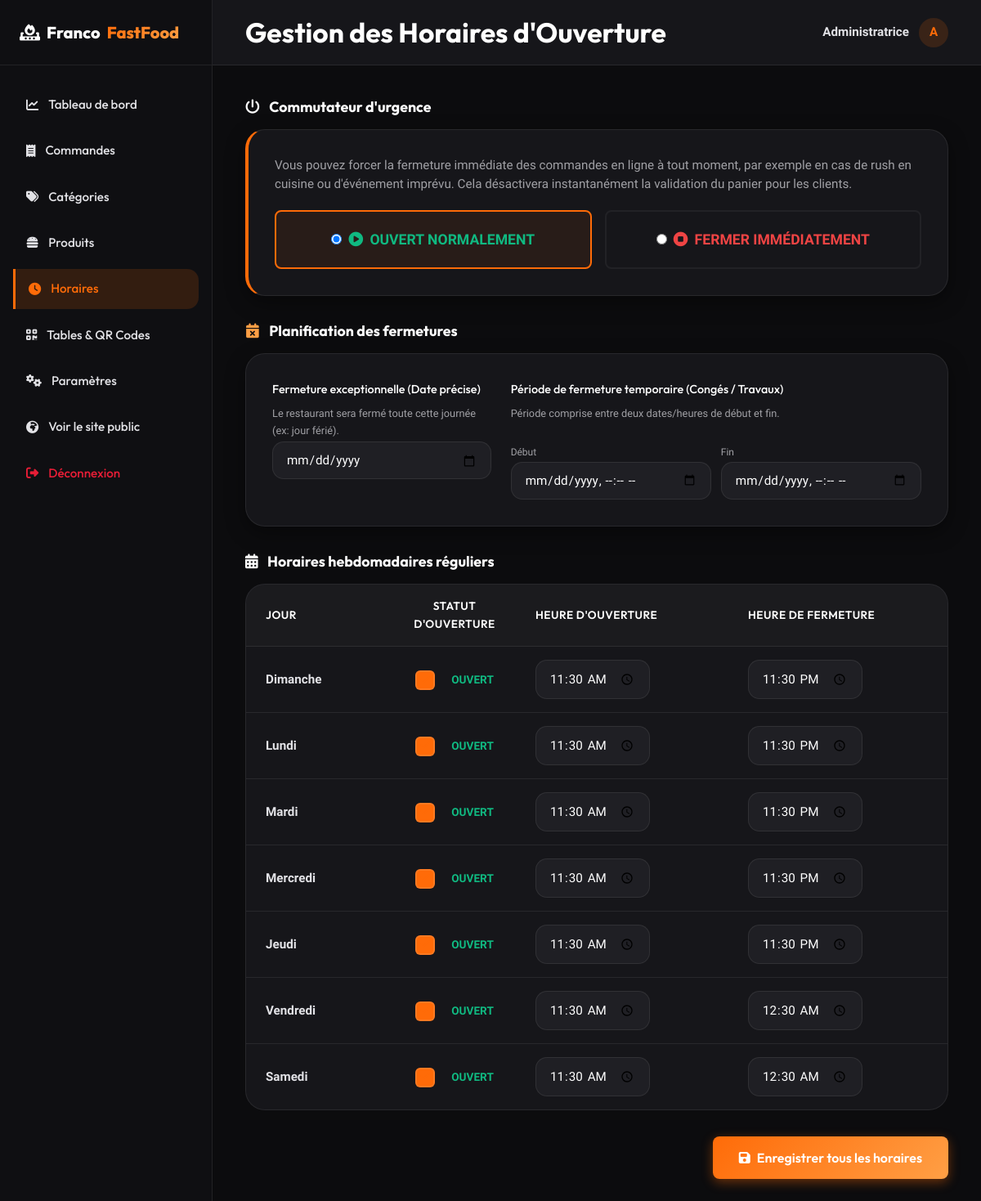
Page /admin/horaires (signed in) on the committed database.
### tables this page shows
CREATE TABLE IF NOT EXISTS horaires_restaurant (
    id INT AUTO_INCREMENT PRIMARY KEY,
    jour_semaine INT NOT NULL UNIQUE,  
    ouvert TINYINT(1) NOT NULL DEFAULT 1,
    heure_ouverture TIME NOT NULL DEFAULT '11:30:00',
    heure_fermeture TIME NOT NULL DEFAULT '23:30:00'
);

### app/core/Database.php (called while the page is built, shortened)
<?php
class Database {
    private $host = DB_HOST;
    private $user = DB_USER;
    private $pass = DB_PASS;
    private $dbname = DB_NAME;
    private $dbh;
    public function __construct() {
        $dsn = 'mysql:host=' . $this->host . ';dbname=' . $this->dbname . ';charset=utf8mb4';
        $options = [
            PDO::ATTR_PERSISTENT => true,
            PDO::ATTR_ERRMODE => PDO::ERRMODE_EXCEPTION,
            PDO::ATTR_DEFAULT_FETCH_MODE => PDO::FETCH_ASSOC,
            PDO::MYSQL_ATTR_INIT_COMMAND => 'SET NAMES utf8mb4'
        ];
        try {
            $this->dbh = new PDO($dsn, $this->user, $this->pass, $options);
        } catch (PDOException $e) {
            $this->error = $e->getMessage();
            die("Erreur de connexion à la base de données : " . $this->error);
        }
    }
    public function query($sql) {
        return $this->dbh->prepare($sql);
    }
}

### app/controllers/AdminController.php (called while the page is built, shortened)
<?php
class AdminController extends Controller {
    private $settingModel;
    private $scheduleModel;
    public function __construct() {
        require_once APPROOT . '/models/Setting.php';
        require_once APPROOT . '/models/Schedule.php';
        $this->settingModel = new Setting();
        $this->scheduleModel = new Schedule();
    }
    public function schedule() {
        $error = '';
        $success = '';
        $weeklySchedules = $this->scheduleModel->getWeeklySchedules();
        $siteSettings = $this->settingModel->getAll();
        $csrfToken = $this->generateCsrfToken();
        $data = [
            'title' => "Gestion des Horaires d'Ouverture",
            'activePage' => 'schedule',
            'weeklySchedules' => $weeklySchedules,
            'siteSettings' => $siteSettings,
            'csrfToken' => $csrfToken,
            'error' => $error,
            'success' => $success
        ];
        $this->render('admin/schedule', $data);
    }
}

### public/index.php (called while the page is built, shortened)
<?php
require_once __DIR__ . '/../app/core/Database.php';
require_once __DIR__ . '/../app/core/Router.php';
require_once __DIR__ . '/../app/core/Model.php';
$scriptName = $_SERVER['SCRIPT_NAME'];
$basePath = dirname($scriptName);
if ($basePath === '/' || $basePath === '\\') {
    $basePath = '';
}
$requestUri = $_SERVER['REQUEST_URI'];
$requestPath = parse_url($requestUri, PHP_URL_PATH);
if (!empty($basePath) && strpos($requestPath, $basePath) === 0) {
    $routePath = substr($requestPath, strlen($basePath));
} else {
    $routePath = $requestPath;
}
$router = new Router();
$router->add('/', 'HomeController', 'index');
$router->add('/menu', 'MenuController', 'index');
$router->add('/produit/{id}', 'MenuController', 'show');
$router->add('/panier', 'CartController', 'index');
$router->add('/a-propos', 'PageController', 'about');
$router->add('/contact', 'PageController', 'contact');
$router->add('/mentions-legales', 'PageController', 'legal');
$router->add('/admin/login', 'AdminController', 'login');
$router->add('/admin/logout', 'AdminController', 'logout');
$router->add('/admin/dashboard', 'AdminController', 'dashboard');
$router->add('/admin/produits', 'AdminController', 'products');
$router->add('/admin/produits/ajouter', 'AdminController', 'addProduct');
$router->add('/admin/produits/modifier/{id}', 'AdminController', 'editProduct');
$router->add('/admin/produits/supprimer/{id}', 'AdminController', 'deleteProduct');
$router->add('/admin/categories', 'AdminController', 'categories');
$router->add('/admin/categories/ajouter', 'AdminController', 'addCategory');
$router->add('/admin/categories/modifier/{id}', 'AdminController', 'editCategory');
$router->add('/admin/categories/supprimer/{id}', 'AdminController', 'deleteCategory');
$router->add('/admin/commandes', 'AdminController', 'orders');
$router->add('/admin/commandes/statut', 'AdminController', 'updateOrderStatus');
$router->add('/admin/horaires', 'AdminController', 'schedule');
$router->add('/admin/tables', 'AdminController', 'tables');
$router->add('/admin/tables/ajouter', 'AdminController', 'addTable');
$router->add('/admin/tables/modifier/{id}', 'AdminController', 'editTable');
$router->add('/admin/tables/supprimer/{id}', 'AdminController', 'deleteTable');
$router->add('/admin/parametres', 'AdminController', 'settings');
$router->add('/api/commande/creer', 'CartController', 'createOrder');
$router->add('/api/ouverture', 'PageController', 'checkOpening');
$router->dispatch($routePath);

### app/core/Model.php (called while the page is built, shortened)
<?php
class Model {
    public function __construct() {
        $this->db = new Database();
    }
}

### app/models/Setting.php (called while the page is built, shortened)
<?php
class Setting extends Model {
    public function getAll() {
        $stmt = $this->db->query("SELECT cle, valeur FROM parametres_site");
        $stmt->execute();
        $results = $stmt->fetchAll();
        $settings = [];
        foreach ($results as $row) {
            $settings[$row['cle']] = $row['valeur'];
        }
        return $settings;
    }
}

### app/models/Schedule.php (called while the page is built, shortened)
<?php
class Schedule extends Model {
    public function getWeeklySchedules() {
        $stmt = $this->db->query("SELECT * FROM horaires_restaurant ORDER BY jour_semaine ASC");
        $stmt->execute();
        return $stmt->fetchAll();
    }
}

### app/views/admin/schedule.php (the view, shortened to what this page needs)
<?php
require APPROOT . '/views/layout/admin_header.php';
?>
<div style="max-width: 900px; margin: 0 auto;">
    <form method="POST" action="<?php echo DYNAMIC_URLROOT; ?>/admin/horaires">
        <h3 style="margin-bottom: 16px; font-family: var(--font-titles);"><i class="fa-solid fa-power-off text-primary" style="margin-right: 8px;"></i> Commutateur d'urgence</h3>
        <div class="form-card" style="background-color: var(--bg-card); padding: 32px; margin-bottom: 32px; border-left: 4px solid var(--primary);">
            <p style="margin-bottom: 20px; font-size: 0.95rem; color: #a0a0a5; line-height: 1.5;">
                Vous pouvez forcer la fermeture immédiate des commandes en ligne à tout moment, par exemple en cas de rush en cuisine ou d'événement imprévu. Cela désactivera instantanément la validation du panier pour les clients.
            </p>
            <?php
            $etatManuel = $siteSettings['etat_ouverture_manuel'] ?? 'ouvert';
            ?>
            <div style="display: flex; gap: 16px; align-items: center;">
                <label class="option-item" for="switch_ouvert" style="flex: 1; justify-content: center; padding: 20px; border: 2px solid <?php echo $etatManuel === 'ouvert' ? 'var(--primary)' : 'rgba(255,255,255,0.05)'; ?>; background-color: <?php echo $etatManuel === 'ouvert' ? 'rgba(255,107,8,0.08)' : 'transparent'; ?>; cursor: pointer; border-radius: 8px;">
                    <input type="radio" id="switch_ouvert" name="etat_ouverture_manuel" value="ouvert" <?php echo $etatManuel === 'ouvert' ? 'checked' : ''; ?> style="margin-right: 8px;">
                    <strong style="color: #10b981; font-size: 1.1rem;"><i class="fa-solid fa-circle-play" style="margin-right: 4px;"></i> OUVERT NORMALEMENT</strong>
                </label>
                <label class="option-item" for="switch_ferme" style="flex: 1; justify-content: center; padding: 20px; border: 2px solid <?php echo $etatManuel === 'ferme' ? '#ef4444' : 'rgba(255,255,255,0.05)'; ?>; background-color: <?php echo $etatManuel === 'ferme' ? 'rgba(239,68,68,0.08)' : 'transparent'; ?>; cursor: pointer; border-radius: 8px;">
                    <input type="radio" id="switch_ferme" name="etat_ouverture_manuel" value="ferme" <?php echo $etatManuel === 'ferme' ? 'checked' : ''; ?> style="margin-right: 8px;">
                    <strong style="color: #ef4444; font-size: 1.1rem;"><i class="fa-solid fa-circle-stop" style="margin-right: 4px;"></i> FERMER IMMÉDIATEMENT</strong>
                </label>
            </div>
        </div>
        <h3 style="margin-bottom: 16px; font-family: var(--font-titles);"><i class="fa-solid fa-calendar-times" style="color: var(--secondary); margin-right: 8px;"></i> Planification des fermetures</h3>
        <div class="form-card" style="background-color: var(--bg-card); padding: 32px; margin-bottom: 32px; display: grid; grid-template-columns: 1fr 1fr; gap: 24px;">
            <div>
                <label class="form-label" for="fermeture_exceptionnelle_date">Fermeture exceptionnelle (Date précise)</label>
                <p style="font-size: 0.8rem; color: #a0a0a5; margin-bottom: 12px; height: 32px;">Le restaurant sera fermé toute cette journée (ex: jour férié).</p>
                <input type="date" id="fermeture_exceptionnelle_date" name="fermeture_exceptionnelle_date" class="form-control" value="<?php echo htmlspecialchars($siteSettings['fermeture_exceptionnelle_date'] ?? ''); ?>">
            </div>
            <div>
                <label class="form-label">Période de fermeture temporaire (Congés / Travaux)</label>
                <p style="font-size: 0.8rem; color: #a0a0a5; margin-bottom: 12px; height: 32px;">Période comprise entre deux dates/heures de début et fin.</p>
                <div style="display: flex; gap: 12px; align-items: center;">
                    <div style="flex: 1;">
                        <span style="font-size: 0.75rem; color: #a0a0a5;">Début</span>
                        <input type="datetime-local" name="fermeture_temporaire_debut" class="form-control" value="<?php echo htmlspecialchars($siteSettings['fermeture_temporaire_debut'] ?? ''); ?>">
                    </div>
                    <div style="flex: 1;">
                        <span style="font-size: 0.75rem; color: #a0a0a5;">Fin</span>
                        <input type="datetime-local" name="fermeture_temporaire_fin" class="form-control" value="<?php echo htmlspecialchars($siteSettings['fermeture_temporaire_fin'] ?? ''); ?>">
                    </div>
                </div>
            </div>
        </div>
        <h3 style="margin-bottom: 16px; font-family: var(--font-titles);"><i class="fa-solid fa-calendar-days text-primary" style="margin-right: 8px;"></i> Horaires hebdomadaires réguliers</h3>
        <div class="table-card" style="margin-bottom: 32px;">
            <div class="table-responsive">
                <table class="admin-table">
                    <thead>
                        <tr>
                            <th style="width: 180px;">Jour</th>
                            <th style="width: 150px; text-align: center;">Statut d'ouverture</th>
                            <th>Heure d'ouverture</th>
                            <th>Heure de fermeture</th>
                        </tr>
                    </thead>
                    <tbody>
                        <?php
                        $joursNoms = [
                            0 => 'Dimanche',
                            1 => 'Lundi',
                            2 => 'Mardi',
                            3 => 'Mercredi',
                            4 => 'Jeudi',
                            5 => 'Vendredi',
                            6 => 'Samedi'
                        ];
                        foreach ($weeklySchedules as $sched):
                            $j = (int)$sched['jour_semaine'];
                            $jourNom = $joursNoms[$j] ?? 'Inconnu';
                        ?>
                            <tr>
                                <td><strong><?php echo $jourNom; ?></strong></td>
                                <td style="text-align: center;">
                                    <label class="option-checkbox-wrapper" style="display: inline-flex; cursor: pointer; align-items: center; justify-content: center;">
                                        <div class="option-checkbox" style="margin-right: 8px; width: 24px; height: 24px; border: 2px solid rgba(255,255,255,0.1); border-radius: 6px; display: flex; align-items: center; justify-content: center;">
                                            <i class="fa-solid fa-check" style="font-size: 0.8rem; display: <?php echo $sched['ouvert'] == 1 ? 'block' : 'none'; ?>; color: var(--primary);"></i>
                                        </div>
                                        <span class="lbl-status-<?php echo $j; ?>" style="font-weight: bold; font-size: 0.85rem; color: <?php echo $sched['ouvert'] == 1 ? '#10b981' : '#ef4444'; ?>;">
                                            <?php echo $sched['ouvert'] == 1 ? 'OUVERT' : 'FERMÉ'; ?>
                                        </span>
                                    </label>
                                </td>
                                <td>
                                    <input type="time" name="ouverture_<?php echo $j; ?>" class="form-control time-input-<?php echo $j; ?>" value="<?php echo htmlspecialchars($sched['heure_ouverture']); ?>" <?php echo $sched['ouvert'] == 0 ? 'disabled' : ''; ?> style="width: 140px;">
                                </td>
                                <td>
                                    <input type="time" name="fermeture_<?php echo $j; ?>" class="form-control time-input-<?php echo $j; ?>" value="<?php echo htmlspecialchars($sched['heure_fermeture']); ?>" <?php echo $sched['ouvert'] == 0 ? 'disabled' : ''; ?> style="width: 140px;">
                                </td>
                            </tr>
                        <?php endforeach; ?>
                    </tbody>
                </table>
            </div>
        </div>
        <div style="text-align: right; margin-bottom: 40px;">
            <button type="submit" class="btn btn-primary" style="padding: 16px 32px; font-size: 1rem; border-radius: 8px;">
                <i class="fa-solid fa-save"></i> Enregistrer tous les horaires
            </button>
        </div>
    </form>
</div>
<?php require APPROOT . '/views/layout/admin_footer.php'; ?>

### app/core/Router.php (shortened to what this page needs)
<?php
class Router {
    private $routes = [];
    public function add($route, $controller, $action) {
        $routeRegex = preg_replace('/\{[a-zA-Z0-9-_]+\}/', '([a-zA-Z0-9-_]+)', $route);
        $routeRegex = '#^' . $routeRegex . '$#';
        $this->routes[] = [
            'route' => $route,
            'regex' => $routeRegex,
            'controller' => $controller,
            'action' => $action
        ];
    }
    public function dispatch($url) {
        $url = parse_url($url, PHP_URL_PATH);
        foreach ($this->routes as $routeInfo) {
            if (preg_match($routeInfo['regex'], $url, $matches)) {
                array_shift($matches);
                $controllerName = $routeInfo['controller'];
                $actionName = $routeInfo['action'];
                $controllerFile = APPROOT . '/controllers/' . $controllerName . '.php';
                if (file_exists($controllerFile)) {
                    if (class_exists($controllerName)) {
                        $controllerObj = new $controllerName();
                        if (method_exists($controllerObj, $actionName)) {
                            call_user_func_array([$controllerObj, $actionName], $matches);
                            return;
                        } else {
                            die("Action '{$actionName}' introuvable dans le contrôleur '{$controllerName}'.");
                        }
                    } else {
                        die("Classe '{$controllerName}' introuvable.");
                    }
                } else {
                    die("Fichier du contrôleur '{$controllerName}' introuvable.");
                }
            }
        }
    }
}

### rows in the picture
horaires_restaurant: jour_semaine "Dimanche", ouvert 1 (drawn), heure_ouverture "11:30:00", heure_fermeture "23:30:00"
horaires_restaurant: jour_semaine "Lundi", ouvert 1 (drawn), heure_ouverture "11:30:00", heure_fermeture "23:30:00"
horaires_restaurant: jour_semaine "Mardi", ouvert 1 (drawn), heure_ouverture "11:30:00", heure_fermeture "23:30:00"
horaires_restaurant: jour_semaine "Mercredi", ouvert 1 (drawn), heure_ouverture "11:30:00", heure_fermeture "23:30:00"
horaires_restaurant: jour_semaine "Jeudi", ouvert 1 (drawn), heure_ouverture "11:30:00", heure_fermeture "23:30:00"
horaires_restaurant: jour_semaine "Vendredi", ouvert 1 (drawn), heure_ouverture "11:30:00", heure_fermeture "00:30:00"
horaires_restaurant: jour_semaine "Samedi", ouvert 1 (drawn), heure_ouverture "11:30:00", heure_fermeture "00:30:00"
